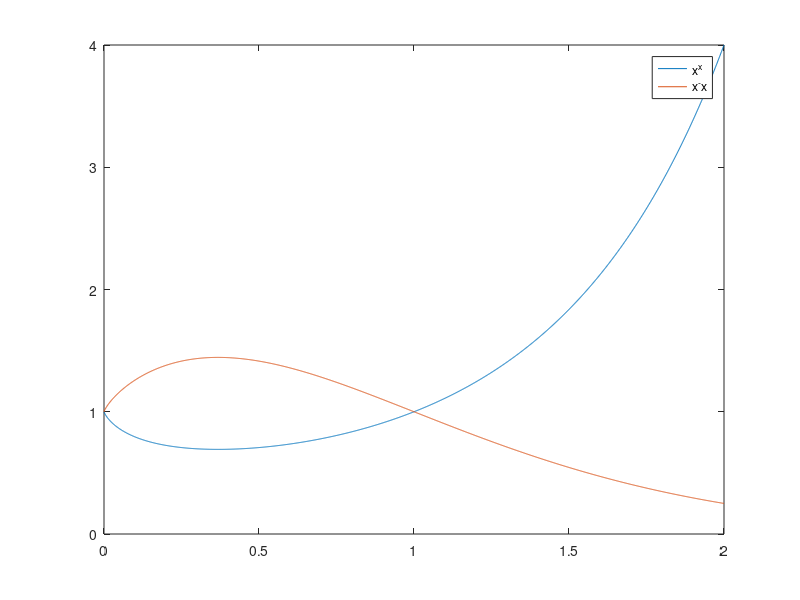

Write the MATLAB code that produced this figure.
clear all
x = linspace(0, 2, 2000)
f = x.^x
g = x.^(-x)
plot(x, f)
hold on
plot(x, g)
legend('x^x', 'x^-x')
p1 = quad("x^(-x)", 0, 1) - quad("x^(x)", 0, 1)  %obliczam pole p1(odejmuję pole pod wykresem funkcji f(x) od pola pod wykresem funkcji g(x)
p2 = quad("x^(x)", 1, 1.5) - quad("x^(-x)", 1, 1.5)  %to samo, jedyną różnicą jest przedział funkcji na której jest liczona całka oznaczona